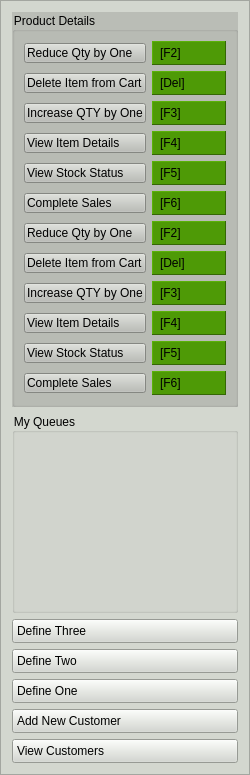
      <widget class="QFrame" name="frame_2">
       <property name="minimumSize">
        <size>
         <width>250</width>
         <height>0</height>
        </size>
       </property>
       <property name="maximumSize">
        <size>
         <width>250</width>
         <height>16777215</height>
        </size>
       </property>
       <property name="styleSheet">
        <string notr="true">background-color: rgb(211, 215, 207);</string>
       </property>
       <property name="frameShape">
        <enum>QFrame::StyledPanel</enum>
       </property>
       <property name="frameShadow">
        <enum>QFrame::Raised</enum>
       </property>
       <layout class="QGridLayout" name="gridLayout_3">
        <item row="3" column="0" colspan="3">
         <widget class="QPushButton" name="btn_addNewCustomer_3">
          <property name="styleSheet">
           <string notr="true">text-align:left;
padding: 4px;
</string>
          </property>
          <property name="text">
           <string>Define Three</string>
          </property>
          <property name="icon">
           <iconset resource="resources.qrc">
            <normaloff>:/resources/new_icons_2/icons8-wallet-100.png</normaloff>:/resources/new_icons_2/icons8-wallet-100.png</iconset>
          </property>
          <property name="iconSize">
           <size>
            <width>24</width>
            <height>24</height>
           </size>
          </property>
         </widget>
        </item>
        <item row="7" column="0" colspan="3">
         <widget class="QPushButton" name="btn_viewCustomers">
          <property name="styleSheet">
           <string notr="true">text-align:left;
padding: 4px;
</string>
          </property>
          <property name="text">
           <string>View Customers</string>
          </property>
          <property name="icon">
           <iconset resource="resources.qrc">
            <normaloff>:/resources/newIcons/icons8-user-group-90.png</normaloff>:/resources/newIcons/icons8-user-group-90.png</iconset>
          </property>
          <property name="iconSize">
           <size>
            <width>24</width>
            <height>24</height>
           </size>
          </property>
         </widget>
        </item>
        <item row="1" column="0" rowspan="2" colspan="3">
         <widget class="QGroupBox" name="groupBox_2">
          <property name="minimumSize">
           <size>
            <width>0</width>
            <height>200</height>
           </size>
          </property>
          <property name="title">
           <string>My Queues</string>
          </property>
         </widget>
        </item>
        <item row="4" column="0" colspan="3">
         <widget class="QPushButton" name="btn_addNewCustomer_4">
          <property name="styleSheet">
           <string notr="true">text-align:left;
padding: 4px;
</string>
          </property>
          <property name="text">
           <string>Define Two</string>
          </property>
          <property name="icon">
           <iconset resource="resources.qrc">
            <normaloff>:/resources/icons/password.png</normaloff>:/resources/icons/password.png</iconset>
          </property>
          <property name="iconSize">
           <size>
            <width>24</width>
            <height>24</height>
           </size>
          </property>
         </widget>
        </item>
        <item row="2" column="1">
         <spacer name="verticalSpacer">
          <property name="orientation">
           <enum>Qt::Vertical</enum>
          </property>
          <property name="sizeHint" stdset="0">
           <size>
            <width>20</width>
            <height>40</height>
           </size>
          </property>
         </spacer>
        </item>
        <item row="0" column="0" colspan="3">
         <widget class="QGroupBox" name="groupBox">
          <property name="styleSheet">
           <string notr="true">background-color: rgb(186, 189, 182);</string>
          </property>
          <property name="title">
           <string>Product Details</string>
          </property>
          <layout class="QGridLayout" name="gridLayout">
           <item row="0" column="0">
            <widget class="QPushButton" name="btnReduceQtyByOne">
             <property name="styleSheet">
              <string notr="true">text-align:left;
padding-left:2px;
padding: 1.5px;
background-color: rgb(186, 189, 182);</string>
             </property>
             <property name="text">
              <string>Reduce Qty by One</string>
             </property>
             <property name="icon">
              <iconset resource="resources.qrc">
               <normaloff>:/resources/new_icons_2/icons8-minus-100.png</normaloff>:/resources/new_icons_2/icons8-minus-100.png</iconset>
             </property>
             <property name="iconSize">
              <size>
               <width>24</width>
               <height>24</height>
              </size>
             </property>
            </widget>
           </item>
           <item row="0" column="1">
            <widget class="QLabel" name="label_29">
             <property name="styleSheet">
              <string notr="true">background-color: rgb(78, 154, 6);
color: rgb(0, 0, 0);
padding:4px;</string>
             </property>
             <property name="frameShape">
              <enum>QFrame::Panel</enum>
             </property>
             <property name="frameShadow">
              <enum>QFrame::Raised</enum>
             </property>
             <property name="text">
              <string>[F2]</string>
             </property>
            </widget>
           </item>
           <item row="1" column="0">
            <widget class="QPushButton" name="btnDeleteItem">
             <property name="styleSheet">
              <string notr="true">text-align:left;
padding-left:2px;
padding: 1.5px;
background-color: rgb(186, 189, 182);</string>
             </property>
             <property name="text">
              <string>Delete Item from Cart</string>
             </property>
             <property name="icon">
              <iconset resource="resources.qrc">
               <normaloff>:/resources/new_icons_2/icons8-cancel-96.png</normaloff>:/resources/new_icons_2/icons8-cancel-96.png</iconset>
             </property>
             <property name="iconSize">
              <size>
               <width>24</width>
               <height>24</height>
              </size>
             </property>
            </widget>
           </item>
           <item row="1" column="1">
            <widget class="QLabel" name="label_30">
             <property name="styleSheet">
              <string notr="true">background-color: rgb(78, 154, 6);
color: rgb(0, 0, 0);
padding:4px;</string>
             </property>
             <property name="frameShape">
              <enum>QFrame::Panel</enum>
             </property>
             <property name="frameShadow">
              <enum>QFrame::Raised</enum>
             </property>
             <property name="text">
              <string>[Del]</string>
             </property>
            </widget>
           </item>
           <item row="2" column="0">
            <widget class="QPushButton" name="btnIncreaseQty">
             <property name="styleSheet">
              <string notr="true">text-align:left;
padding-left:2px;
padding: 1.5px;
background-color: rgb(186, 189, 182);</string>
             </property>
             <property name="text">
              <string>Increase QTY by One</string>
             </property>
             <property name="icon">
              <iconset resource="resources.qrc">
               <normaloff>:/resources/new_icons_2/icons8-plus-144.png</normaloff>:/resources/new_icons_2/icons8-plus-144.png</iconset>
             </property>
             <property name="iconSize">
              <size>
               <width>24</width>
               <height>24</height>
              </size>
             </property>
            </widget>
           </item>
           <item row="2" column="1">
            <widget class="QLabel" name="label_31">
             <property name="styleSheet">
              <string notr="true">background-color: rgb(78, 154, 6);
color: rgb(0, 0, 0);
padding:4px;</string>
             </property>
             <property name="frameShape">
              <enum>QFrame::Panel</enum>
             </property>
             <property name="frameShadow">
              <enum>QFrame::Raised</enum>
             </property>
             <property name="text">
              <string>[F3]</string>
             </property>
            </widget>
           </item>
           <item row="3" column="0">
            <widget class="QPushButton" name="btnViewItem">
             <property name="styleSheet">
              <string notr="true">text-align:left;
padding-left:2px;
padding: 1.5px;
background-color: rgb(186, 189, 182);</string>
             </property>
             <property name="text">
              <string>View Item Details</string>
             </property>
             <property name="icon">
              <iconset resource="resources.qrc">
               <normaloff>:/resources/new_icons_2/icons8-invisible-100.png</normaloff>:/resources/new_icons_2/icons8-invisible-100.png</iconset>
             </property>
             <property name="iconSize">
              <size>
               <width>24</width>
               <height>24</height>
              </size>
             </property>
            </widget>
           </item>
           <item row="3" column="1">
            <widget class="QLabel" name="label_32">
             <property name="styleSheet">
              <string notr="true">background-color: rgb(78, 154, 6);
color: rgb(0, 0, 0);
padding:4px;</string>
             </property>
             <property name="frameShape">
              <enum>QFrame::Panel</enum>
             </property>
             <property name="frameShadow">
              <enum>QFrame::Raised</enum>
             </property>
             <property name="text">
              <string>[F4]</string>
             </property>
            </widget>
           </item>
           <item row="4" column="0">
            <widget class="QPushButton" name="btnViewStockStatus">
             <property name="styleSheet">
              <string notr="true">text-align:left;
padding-left:2px;
padding: 1.5px;
background-color: rgb(186, 189, 182);</string>
             </property>
             <property name="text">
              <string>View Stock Status</string>
             </property>
             <property name="icon">
              <iconset resource="resources.qrc">
               <normaloff>:/resources/new_icons_2/icons8-plus-96.png</normaloff>:/resources/new_icons_2/icons8-plus-96.png</iconset>
             </property>
             <property name="iconSize">
              <size>
               <width>24</width>
               <height>24</height>
              </size>
             </property>
            </widget>
           </item>
           <item row="4" column="1">
            <widget class="QLabel" name="label_33">
             <property name="styleSheet">
              <string notr="true">background-color: rgb(78, 154, 6);
color: rgb(0, 0, 0);
padding:4px;</string>
             </property>
             <property name="frameShape">
              <enum>QFrame::Panel</enum>
             </property>
             <property name="frameShadow">
              <enum>QFrame::Raised</enum>
             </property>
             <property name="text">
              <string>[F5]</string>
             </property>
            </widget>
           </item>
           <item row="5" column="0">
            <widget class="QPushButton" name="pushButton_12">
             <property name="styleSheet">
              <string notr="true">text-align:left;
padding-left:2px;
padding: 1.5px;
background-color: rgb(186, 189, 182);</string>
             </property>
             <property name="text">
              <string>Complete Sales</string>
             </property>
             <property name="icon">
              <iconset resource="resources.qrc">
               <normaloff>:/resources/new_icons_2/icons8-minus-100.png</normaloff>:/resources/new_icons_2/icons8-minus-100.png</iconset>
             </property>
             <property name="iconSize">
              <size>
               <width>24</width>
               <height>24</height>
              </size>
             </property>
            </widget>
           </item>
           <item row="5" column="1">
            <widget class="QLabel" name="label_34">
             <property name="styleSheet">
              <string notr="true">background-color: rgb(78, 154, 6);
color: rgb(0, 0, 0);
padding:4px;</string>
             </property>
             <property name="frameShape">
              <enum>QFrame::Panel</enum>
             </property>
             <property name="frameShadow">
              <enum>QFrame::Raised</enum>
             </property>
             <property name="text">
              <string>[F6]</string>
             </property>
            </widget>
           </item>
           <item row="6" column="0">
            <widget class="QPushButton" name="btnReduceQtyByOne_2">
             <property name="styleSheet">
              <string notr="true">text-align:left;
padding-left:2px;
padding: 1.5px;
background-color: rgb(186, 189, 182);</string>
             </property>
             <property name="text">
              <string>Reduce Qty by One</string>
             </property>
             <property name="icon">
              <iconset resource="resources.qrc">
               <normaloff>:/resources/new_icons_2/icons8-minus-100.png</normaloff>:/resources/new_icons_2/icons8-minus-100.png</iconset>
             </property>
             <property name="iconSize">
              <size>
               <width>24</width>
               <height>24</height>
              </size>
             </property>
            </widget>
           </item>
           <item row="6" column="1">
            <widget class="QLabel" name="label_42">
             <property name="styleSheet">
              <string notr="true">background-color: rgb(78, 154, 6);
color: rgb(0, 0, 0);
padding:4px;</string>
             </property>
             <property name="frameShape">
              <enum>QFrame::Panel</enum>
             </property>
             <property name="frameShadow">
              <enum>QFrame::Raised</enum>
             </property>
             <property name="text">
              <string>[F2]</string>
             </property>
            </widget>
           </item>
           <item row="7" column="0">
            <widget class="QPushButton" name="btnDeleteItem_2">
             <property name="styleSheet">
              <string notr="true">text-align:left;
padding-left:2px;
padding: 1.5px;
background-color: rgb(186, 189, 182);</string>
             </property>
             <property name="text">
              <string>Delete Item from Cart</string>
             </property>
             <property name="icon">
              <iconset resource="resources.qrc">
               <normaloff>:/resources/new_icons_2/icons8-cancel-96.png</normaloff>:/resources/new_icons_2/icons8-cancel-96.png</iconset>
             </property>
             <property name="iconSize">
              <size>
               <width>24</width>
               <height>24</height>
              </size>
             </property>
            </widget>
           </item>
           <item row="7" column="1">
            <widget class="QLabel" name="label_44">
             <property name="styleSheet">
              <string notr="true">background-color: rgb(78, 154, 6);
color: rgb(0, 0, 0);
padding:4px;</string>
             </property>
             <property name="frameShape">
              <enum>QFrame::Panel</enum>
             </property>
             <property name="frameShadow">
              <enum>QFrame::Raised</enum>
             </property>
             <property name="text">
              <string>[Del]</string>
             </property>
            </widget>
           </item>
           <item row="8" column="0">
            <widget class="QPushButton" name="btnIncreaseQty_2">
             <property name="styleSheet">
              <string notr="true">text-align:left;
padding-left:2px;
padding: 1.5px;
background-color: rgb(186, 189, 182);</string>
             </property>
             <property name="text">
              <string>Increase QTY by One</string>
             </property>
             <property name="icon">
              <iconset resource="resources.qrc">
               <normaloff>:/resources/new_icons_2/icons8-plus-144.png</normaloff>:/resources/new_icons_2/icons8-plus-144.png</iconset>
             </property>
             <property name="iconSize">
              <size>
               <width>24</width>
               <height>24</height>
              </size>
             </property>
            </widget>
           </item>
           <item row="8" column="1">
            <widget class="QLabel" name="label_47">
             <property name="styleSheet">
              <string notr="true">background-color: rgb(78, 154, 6);
color: rgb(0, 0, 0);
padding:4px;</string>
             </property>
             <property name="frameShape">
              <enum>QFrame::Panel</enum>
             </property>
             <property name="frameShadow">
              <enum>QFrame::Raised</enum>
             </property>
             <property name="text">
              <string>[F3]</string>
             </property>
            </widget>
           </item>
           <item row="9" column="0">
            <widget class="QPushButton" name="btnViewItem_2">
             <property name="styleSheet">
              <string notr="true">text-align:left;
padding-left:2px;
padding: 1.5px;
background-color: rgb(186, 189, 182);</string>
             </property>
             <property name="text">
              <string>View Item Details</string>
             </property>
             <property name="icon">
              <iconset resource="resources.qrc">
               <normaloff>:/resources/new_icons_2/icons8-invisible-100.png</normaloff>:/resources/new_icons_2/icons8-invisible-100.png</iconset>
             </property>
             <property name="iconSize">
              <size>
               <width>24</width>
               <height>24</height>
              </size>
             </property>
            </widget>
           </item>
           <item row="9" column="1">
            <widget class="QLabel" name="label_46">
             <property name="styleSheet">
              <string notr="true">background-color: rgb(78, 154, 6);
color: rgb(0, 0, 0);
padding:4px;</string>
             </property>
             <property name="frameShape">
              <enum>QFrame::Panel</enum>
             </property>
             <property name="frameShadow">
              <enum>QFrame::Raised</enum>
             </property>
             <property name="text">
              <string>[F4]</string>
             </property>
            </widget>
           </item>
           <item row="10" column="0">
            <widget class="QPushButton" name="btnViewStockStatus_2">
             <property name="styleSheet">
              <string notr="true">text-align:left;
padding-left:2px;
padding: 1.5px;
background-color: rgb(186, 189, 182);</string>
             </property>
             <property name="text">
              <string>View Stock Status</string>
             </property>
             <property name="icon">
              <iconset resource="resources.qrc">
               <normaloff>:/resources/new_icons_2/icons8-plus-96.png</normaloff>:/resources/new_icons_2/icons8-plus-96.png</iconset>
             </property>
             <property name="iconSize">
              <size>
               <width>24</width>
               <height>24</height>
              </size>
             </property>
            </widget>
           </item>
           <item row="10" column="1">
            <widget class="QLabel" name="label_45">
             <property name="styleSheet">
              <string notr="true">background-color: rgb(78, 154, 6);
color: rgb(0, 0, 0);
padding:4px;</string>
             </property>
             <property name="frameShape">
              <enum>QFrame::Panel</enum>
             </property>
             <property name="frameShadow">
              <enum>QFrame::Raised</enum>
             </property>
             <property name="text">
              <string>[F5]</string>
             </property>
            </widget>
           </item>
           <item row="11" column="0">
            <widget class="QPushButton" name="pushButton_13">
             <property name="styleSheet">
              <string notr="true">text-align:left;
padding-left:2px;
padding: 1.5px;
background-color: rgb(186, 189, 182);</string>
             </property>
             <property name="text">
              <string>Complete Sales</string>
             </property>
             <property name="icon">
              <iconset resource="resources.qrc">
               <normaloff>:/resources/new_icons_2/icons8-minus-100.png</normaloff>:/resources/new_icons_2/icons8-minus-100.png</iconset>
             </property>
             <property name="iconSize">
              <size>
               <width>24</width>
               <height>24</height>
              </size>
             </property>
            </widget>
           </item>
           <item row="11" column="1">
            <widget class="QLabel" name="label_38">
             <property name="styleSheet">
              <string notr="true">background-color: rgb(78, 154, 6);
color: rgb(0, 0, 0);
padding:4px;</string>
             </property>
             <property name="frameShape">
              <enum>QFrame::Panel</enum>
             </property>
             <property name="frameShadow">
              <enum>QFrame::Raised</enum>
             </property>
             <property name="text">
              <string>[F6]</string>
             </property>
            </widget>
           </item>
          </layout>
         </widget>
        </item>
        <item row="6" column="0" colspan="3">
         <widget class="QPushButton" name="btn_addNewCustomer">
          <property name="styleSheet">
           <string notr="true">text-align:left;
padding: 4px;
</string>
          </property>
          <property name="text">
           <string>Add New Customer</string>
          </property>
          <property name="icon">
           <iconset resource="resources.qrc">
            <normaloff>:/resources/icons/user.png</normaloff>:/resources/icons/user.png</iconset>
          </property>
          <property name="iconSize">
           <size>
            <width>24</width>
            <height>24</height>
           </size>
          </property>
         </widget>
        </item>
        <item row="5" column="0" colspan="3">
         <widget class="QPushButton" name="btn_addNewCustomer_5">
          <property name="styleSheet">
           <string notr="true">text-align:left;
padding: 4px;
</string>
          </property>
          <property name="text">
           <string>Define One</string>
          </property>
          <property name="icon">
           <iconset resource="resources.qrc">
            <normaloff>:/resources/icons/server.png</normaloff>:/resources/icons/server.png</iconset>
          </property>
          <property name="iconSize">
           <size>
            <width>24</width>
            <height>24</height>
           </size>
          </property>
         </widget>
        </item>
       </layout>
      </widget>
